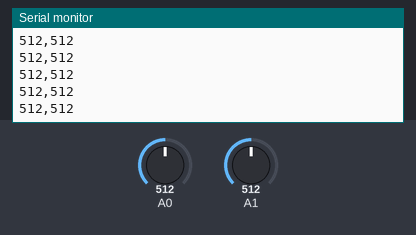
A sketch run on a simulated Arduino Uno, built with avr-gcc and run on an emulated ATmega328P. On the bench: the last lines printed to the serial monitor. The test bench sets the inputs (shaded band); at power-on: A0 = 512, A1 = 512.

Above: at 1.2 s.
1.3 s: A0 set to 716
At 1.9 s:
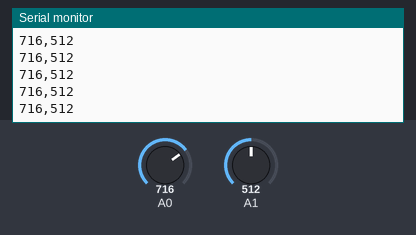
2.8 s: A1 set to 716
At 3.9 s:
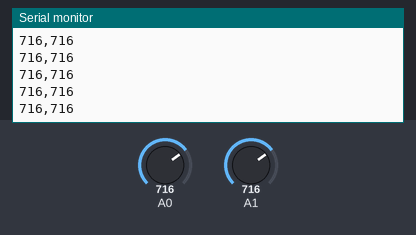
4.3 s: A0 set to 900
At 5.0 s:
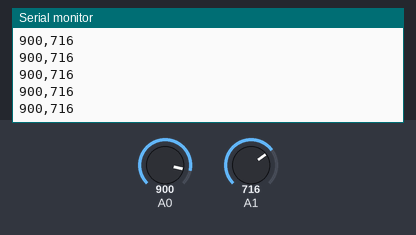
5.8 s: A1 set to 900
At 6.7 s:
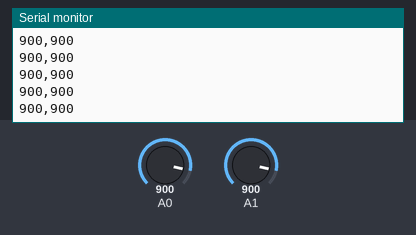
Timing chart, 0 to 8.3 s (numbered marks = the images above; inputs shaded):
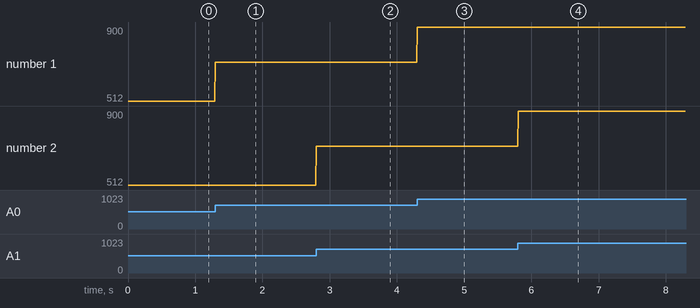

Measured:
- after the input at 1.3 s, the serial monitor: prints a new line at once (image 1)
- after the input at 2.8 s, the serial monitor: prints a new line at once (image 2)
- after the input at 4.3 s, the serial monitor: prints a new line at once (image 3)
- after the input at 5.8 s, the serial monitor: prints a new line at once (image 4)
- plotted number 1: 512 → 716 after the input at 1.3 s, 716 → 900 after the input at 4.3 s

The sketch:

2_sensori_e_lsl.ino
```cpp
void setup() {
Serial.begin(115200);
}

void loop() {

  // leggi sensori
 int sensore1 = analogRead(A0);
 int sensore2 = analogRead(A1);

// stampa su seriale in formato csv
Serial.print(sensore1);
Serial.print(",");
Serial.println(sensore2);

// attendi 10 ms
delay(10);

}
```
